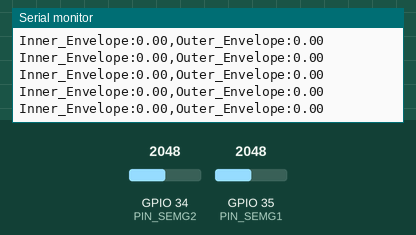
Recording of a sketch running on a simulated ESP32. Shown: the last lines printed to the serial monitor. Inputs (shaded band) come from the test bench; at power-on: GPIO 34 (PIN_SEMG2) = 2048, GPIO 35 (PIN_SEMG1) = 2048.

Above: at 7.2 s.
7.3 s: GPIO 34 (PIN_SEMG2) set to 2990
At 8.0 s:
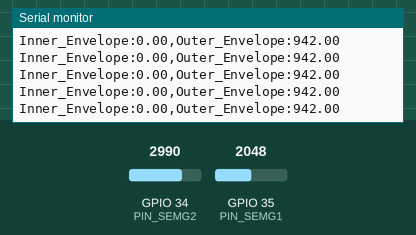
8.8 s: GPIO 34 (PIN_SEMG2) set to 3048
At 9.6 s:
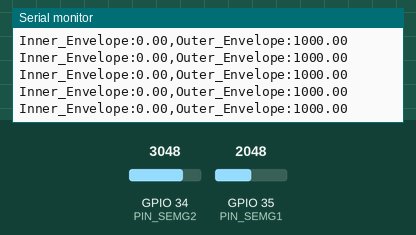
Timing chart, 0 to 11.8 s (numbered marks = the images above; inputs shaded):
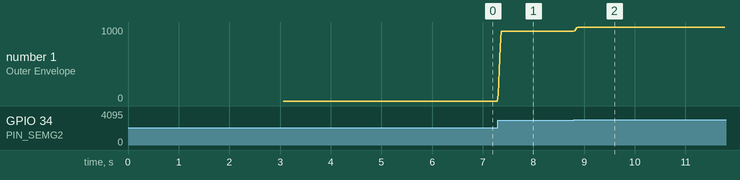

Measured:
- after the input at 7.3 s, the serial monitor: prints a new line at once (image 1)
- after the input at 8.8 s, the serial monitor: prints a new line at once (image 2)
- plotted number 1: 0 → 942 after the input at 7.3 s, 942 → 1000 after the input at 8.8 s

The sketch:

ESP32_sEMG_new.ino
```cpp
const int PIN_SEMG1 = 35;
const int PIN_SEMG2 = 34;

const int WINDOW_SIZE = 50;
int history1[WINDOW_SIZE] = {0};
int history2[WINDOW_SIZE] = {0};
int buf_index = 0;

float auto_baseline1 = 0;
float auto_baseline2 = 0;

unsigned long lastSampleTime = 0;
const unsigned long sampleInterval = 1000;

unsigned long lastPrintTime = 0;
const unsigned long printInterval = 20000;

long sum1 = 0;
long sum2 = 0;

void setup() {
  Serial.begin(115200);

  long sum_cal1 = 0;
  long sum_cal2 = 0;

  for(int i = 0; i < 300; i++) {
    sum_cal1 += analogRead(PIN_SEMG1);
    sum_cal2 += analogRead(PIN_SEMG2);
    delay(10);
  }

  auto_baseline1 = sum_cal1 / 300.0;
  auto_baseline2 = sum_cal2 / 300.0;
}

void loop() {
  unsigned long currentMicros = micros();

  if (currentMicros - lastSampleTime >= sampleInterval) {
    lastSampleTime = currentMicros;

    int raw1 = analogRead(PIN_SEMG1);
    int raw2 = analogRead(PIN_SEMG2);

    int abs_signal1 = abs(raw1 - auto_baseline1);
    int abs_signal2 = abs(raw2 - auto_baseline2);

    sum1 -= history1[buf_index];
    sum2 -= history2[buf_index];

    history1[buf_index] = abs_signal1;
    history2[buf_index] = abs_signal2;

    sum1 += history1[buf_index];
    sum2 += history2[buf_index];

    buf_index = (buf_index + 1) % WINDOW_SIZE;
  }

  if (currentMicros - lastPrintTime >= printInterval) {
    lastPrintTime = currentMicros;

    float env1 = sum1 / (float)WINDOW_SIZE;
    float env2 = sum2 / (float)WINDOW_SIZE;

    Serial.print("Inner_Envelope:");
    Serial.print(env1);
    Serial.print(",Outer_Envelope:");
    Serial.println(env2);
  }
}
```
